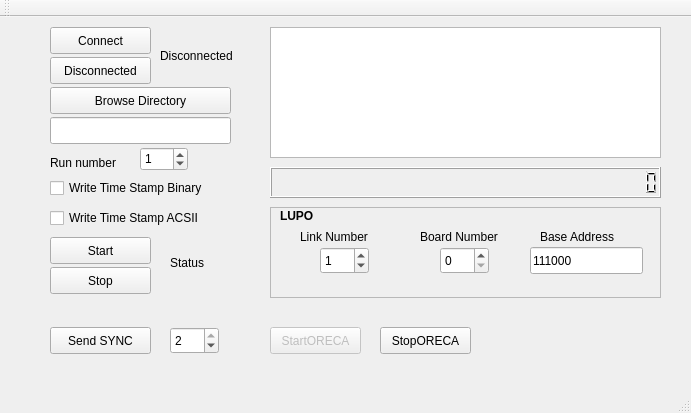
<?xml version="1.0" encoding="UTF-8"?>
<ui version="4.0">
 <class>lupoReadout</class>
 <widget class="QMainWindow" name="lupoReadout">
  <property name="geometry">
   <rect>
    <x>0</x>
    <y>0</y>
    <width>691</width>
    <height>413</height>
   </rect>
  </property>
  <property name="windowTitle">
   <string>lupoReadout</string>
  </property>
  <widget class="QWidget" name="centralWidget">
   <widget class="QLabel" name="label">
    <property name="geometry">
     <rect>
      <x>170</x>
      <y>230</y>
      <width>101</width>
      <height>31</height>
     </rect>
    </property>
    <property name="text">
     <string>Status</string>
    </property>
   </widget>
   <widget class="QPushButton" name="pushButton_5">
    <property name="geometry">
     <rect>
      <x>50</x>
      <y>310</y>
      <width>101</width>
      <height>27</height>
     </rect>
    </property>
    <property name="text">
     <string>Send SYNC</string>
    </property>
   </widget>
   <widget class="QPushButton" name="pushButton_2">
    <property name="geometry">
     <rect>
      <x>50</x>
      <y>250</y>
      <width>101</width>
      <height>27</height>
     </rect>
    </property>
    <property name="text">
     <string>Stop</string>
    </property>
   </widget>
   <widget class="QTextEdit" name="textEdit">
    <property name="geometry">
     <rect>
      <x>270</x>
      <y>10</y>
      <width>391</width>
      <height>131</height>
     </rect>
    </property>
   </widget>
   <widget class="QPushButton" name="pushButton_4">
    <property name="geometry">
     <rect>
      <x>50</x>
      <y>40</y>
      <width>101</width>
      <height>27</height>
     </rect>
    </property>
    <property name="text">
     <string>Disconnected</string>
    </property>
   </widget>
   <widget class="QPushButton" name="pushButton">
    <property name="geometry">
     <rect>
      <x>50</x>
      <y>220</y>
      <width>101</width>
      <height>27</height>
     </rect>
    </property>
    <property name="text">
     <string>Start</string>
    </property>
   </widget>
   <widget class="QPushButton" name="pushButton_3">
    <property name="geometry">
     <rect>
      <x>50</x>
      <y>10</y>
      <width>101</width>
      <height>27</height>
     </rect>
    </property>
    <property name="text">
     <string>Connect</string>
    </property>
   </widget>
   <widget class="QSpinBox" name="spinBox">
    <property name="geometry">
     <rect>
      <x>170</x>
      <y>310</y>
      <width>49</width>
      <height>27</height>
     </rect>
    </property>
    <property name="minimum">
     <number>1</number>
    </property>
    <property name="maximum">
     <number>2</number>
    </property>
    <property name="value">
     <number>2</number>
    </property>
   </widget>
   <widget class="QLabel" name="label_2">
    <property name="geometry">
     <rect>
      <x>160</x>
      <y>30</y>
      <width>131</width>
      <height>17</height>
     </rect>
    </property>
    <property name="text">
     <string>Disconnected</string>
    </property>
   </widget>
   <widget class="QFrame" name="frame_4">
    <property name="geometry">
     <rect>
      <x>270</x>
      <y>190</y>
      <width>391</width>
      <height>91</height>
     </rect>
    </property>
    <property name="frameShape">
     <enum>QFrame::StyledPanel</enum>
    </property>
    <property name="frameShadow">
     <enum>QFrame::Raised</enum>
    </property>
    <widget class="QLabel" name="label_8">
     <property name="geometry">
      <rect>
       <x>10</x>
       <y>0</y>
       <width>64</width>
       <height>17</height>
      </rect>
     </property>
     <property name="font">
      <font>
       <weight>75</weight>
       <bold>true</bold>
      </font>
     </property>
     <property name="text">
      <string>LUPO</string>
     </property>
    </widget>
    <widget class="QLineEdit" name="lineEdit_2">
     <property name="geometry">
      <rect>
       <x>260</x>
       <y>40</y>
       <width>113</width>
       <height>27</height>
      </rect>
     </property>
     <property name="text">
      <string>111000</string>
     </property>
    </widget>
    <widget class="QLabel" name="label_9">
     <property name="geometry">
      <rect>
       <x>270</x>
       <y>20</y>
       <width>101</width>
       <height>20</height>
      </rect>
     </property>
     <property name="text">
      <string>Base Address</string>
     </property>
    </widget>
    <widget class="QSpinBox" name="spinBox_3">
     <property name="geometry">
      <rect>
       <x>170</x>
       <y>40</y>
       <width>49</width>
       <height>27</height>
      </rect>
     </property>
     <property name="value">
      <number>0</number>
     </property>
    </widget>
    <widget class="QLabel" name="label_10">
     <property name="geometry">
      <rect>
       <x>150</x>
       <y>20</y>
       <width>101</width>
       <height>20</height>
      </rect>
     </property>
     <property name="text">
      <string>Board Number</string>
     </property>
    </widget>
    <widget class="QSpinBox" name="spinBox_4">
     <property name="geometry">
      <rect>
       <x>50</x>
       <y>40</y>
       <width>49</width>
       <height>27</height>
      </rect>
     </property>
     <property name="value">
      <number>1</number>
     </property>
    </widget>
    <widget class="QLabel" name="label_3">
     <property name="geometry">
      <rect>
       <x>30</x>
       <y>20</y>
       <width>91</width>
       <height>20</height>
      </rect>
     </property>
     <property name="text">
      <string>Link Number</string>
     </property>
    </widget>
   </widget>
   <widget class="QPushButton" name="pushButton_6">
    <property name="geometry">
     <rect>
      <x>50</x>
      <y>70</y>
      <width>181</width>
      <height>27</height>
     </rect>
    </property>
    <property name="text">
     <string>Browse Directory</string>
    </property>
   </widget>
   <widget class="QLineEdit" name="lineEdit_3">
    <property name="geometry">
     <rect>
      <x>50</x>
      <y>100</y>
      <width>181</width>
      <height>27</height>
     </rect>
    </property>
    <property name="readOnly">
     <bool>true</bool>
    </property>
   </widget>
   <widget class="QCheckBox" name="checkBox">
    <property name="geometry">
     <rect>
      <x>50</x>
      <y>160</y>
      <width>191</width>
      <height>22</height>
     </rect>
    </property>
    <property name="text">
     <string>Write Time Stamp Binary</string>
    </property>
   </widget>
   <widget class="QLCDNumber" name="lcdNumber">
    <property name="geometry">
     <rect>
      <x>270</x>
      <y>150</y>
      <width>391</width>
      <height>31</height>
     </rect>
    </property>
    <property name="digitCount">
     <number>32</number>
    </property>
   </widget>
   <widget class="QSpinBox" name="spinBox_2">
    <property name="geometry">
     <rect>
      <x>140</x>
      <y>130</y>
      <width>48</width>
      <height>24</height>
     </rect>
    </property>
    <property name="maximum">
     <number>500</number>
    </property>
    <property name="value">
     <number>1</number>
    </property>
   </widget>
   <widget class="QLabel" name="label_4">
    <property name="geometry">
     <rect>
      <x>50</x>
      <y>130</y>
      <width>101</width>
      <height>31</height>
     </rect>
    </property>
    <property name="text">
     <string>Run number</string>
    </property>
   </widget>
   <widget class="QLabel" name="label_5">
    <property name="geometry">
     <rect>
      <x>550</x>
      <y>290</y>
      <width>51</width>
      <height>31</height>
     </rect>
    </property>
    <property name="text">
     <string/>
    </property>
    <property name="pixmap">
     <pixmap>../build-nigiriDAQ-Desktop-Debug/sakulab_mark_s.png</pixmap>
    </property>
    <property name="scaledContents">
     <bool>true</bool>
    </property>
   </widget>
   <widget class="QLabel" name="label_7">
    <property name="geometry">
     <rect>
      <x>620</x>
      <y>290</y>
      <width>41</width>
      <height>31</height>
     </rect>
    </property>
    <property name="text">
     <string/>
    </property>
    <property name="pixmap">
     <pixmap>../build-nigiriDAQ-Desktop-Debug/images.jpeg</pixmap>
    </property>
    <property name="scaledContents">
     <bool>true</bool>
    </property>
   </widget>
   <widget class="QCheckBox" name="checkBox_2">
    <property name="geometry">
     <rect>
      <x>50</x>
      <y>190</y>
      <width>191</width>
      <height>22</height>
     </rect>
    </property>
    <property name="text">
     <string>Write Time Stamp ACSII</string>
    </property>
   </widget>
   <widget class="QLabel" name="label_11">
    <property name="geometry">
     <rect>
      <x>600</x>
      <y>290</y>
      <width>61</width>
      <height>61</height>
     </rect>
    </property>
    <property name="text">
     <string/>
    </property>
    <property name="pixmap">
     <pixmap>images.png</pixmap>
    </property>
    <property name="scaledContents">
     <bool>true</bool>
    </property>
   </widget>
   <widget class="QLabel" name="label_12">
    <property name="geometry">
     <rect>
      <x>530</x>
      <y>290</y>
      <width>61</width>
      <height>61</height>
     </rect>
    </property>
    <property name="text">
     <string/>
    </property>
    <property name="pixmap">
     <pixmap>index.png</pixmap>
    </property>
    <property name="scaledContents">
     <bool>true</bool>
    </property>
   </widget>
   <widget class="QPushButton" name="pushButton_7">
    <property name="enabled">
     <bool>false</bool>
    </property>
    <property name="geometry">
     <rect>
      <x>270</x>
      <y>310</y>
      <width>91</width>
      <height>27</height>
     </rect>
    </property>
    <property name="text">
     <string>StartORECA</string>
    </property>
   </widget>
   <widget class="QPushButton" name="pushButton_8">
    <property name="geometry">
     <rect>
      <x>380</x>
      <y>310</y>
      <width>91</width>
      <height>27</height>
     </rect>
    </property>
    <property name="text">
     <string>StopORECA</string>
    </property>
   </widget>
  </widget>
  <widget class="QMenuBar" name="menuBar">
   <property name="geometry">
    <rect>
     <x>0</x>
     <y>0</y>
     <width>691</width>
     <height>25</height>
    </rect>
   </property>
  </widget>
  <widget class="QToolBar" name="mainToolBar">
   <attribute name="toolBarArea">
    <enum>TopToolBarArea</enum>
   </attribute>
   <attribute name="toolBarBreak">
    <bool>false</bool>
   </attribute>
  </widget>
  <widget class="QStatusBar" name="statusBar"/>
 </widget>
 <layoutdefault spacing="6" margin="11"/>
 <resources/>
 <connections/>
</ui>
